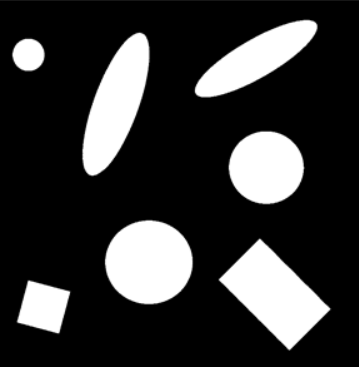
#> input picture data/images/binary_img.jpg, 359 x 367 px
$ jupyter execute --allow-errors 0407_Contour.ipynb   (older library calls are emulated)
#> lines starting #> are read from the running program, lines starting #| are printed output that depends on the picture; after the words box and inside, x2 and y2 are one past the last pixel; in counts of white or black regions, pixels touching at a corner belong together; long printed decimals are rounded
[cell 1]
import cv2
import numpy as np
import matplotlib.pyplot as plt

[cell 2]
path = './data/images/binary_img.jpg'

img = cv2.imread(path, cv2.IMREAD_GRAYSCALE)
#> img is the input picture: shape (367, 359); min 0, max 255, mean 54.4

ret, threshold = cv2.threshold(img, 120, 255, 0)
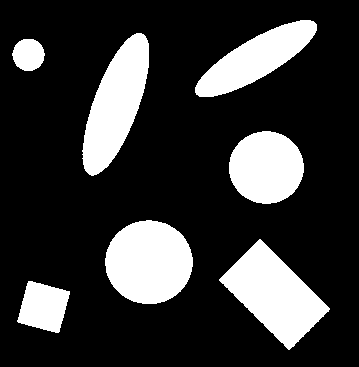
#> threshold: shape (367, 359); 21.4% white; 7 white regions
contours, hierarchy = cv2.findContours(threshold,
                                       cv2.RETR_LIST,
                                       cv2.CHAIN_APPROX_SIMPLE)
#> contours = 7 contours; box (x1, y1, x2, y2) and area: (219, 239, 330, 350) 5726, (105, 220, 193, 304) 5636, (82, 33, 149, 176) 5186, (229, 131, 304, 204) 4168, (195, 20, 317, 97) 4081, (17, 281, 70, 333) 1822, (12, 39, 45, 71) 772

[cell 3]
cnt = contours[0]
#> cnt = contour of 88 points, box (x1, y1, x2, y2) (17, 281, 70, 333), area 1822
M = cv2.moments(cnt)
#> M = moments, m00 1821.5, centre m10/m00, m01/m00 = (43.14, 306.5)
print(M)
#> (printed output is left out)

[cell 4]
cx = int(M['m10']/M['m00'])
#> cx = 43
cy = int(M['m01']/M['m00'])
#> cy = 306
print(cx, cy)   ## Central moment
#| 43 306

[cell 5]
perimeter = cv2.arcLength(contours[0], True)
#> perimeter = 180.8
print(perimeter)  ## contour의 둘레
#| 180.811

[cell 6]
app_rate = 0.05
epsilon = app_rate * cv2.arcLength(contours[0], True)
#> epsilon = 9.04
approx = cv2.approxPolyDP(contours[0],
                          epsilon,
                          True)
#> approx = [[28, 281], [17, 321], [58, 332], [69, 291]]

# plt.imshow(approx)
print(approx)
#| [[[ 28 281]]
#|  [[ 17 321]]
#|  [[ 58 332]]
#|  [[ 69 291]]]

[cell 7]
plt.figure()
plt.imshow(img, cmap='gray')
plt.scatter(*approx)
plt.show()
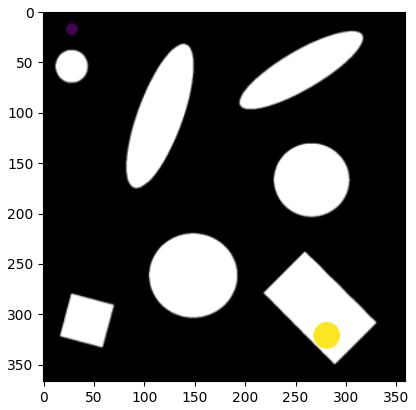
#> figure drawn by matplotlib, 1 panel

[cell 8]
img = np.zeros((64,64,1), np.uint8)
img = cv2.ellipse(img, (32,32), (15, 10), 30, 0,360, (255), -1)
img_d = img.copy()

contours, hierarchy = cv2.findContours( img_d,
                                      cv2.RETR_EXTERNAL,
                                      cv2.CHAIN_APPROX_SIMPLE)

x, y, w, h = cv2.boundingRect(contours[0])
(x,y) , (w,h), angle_of_rof = cv2.minAreaRect(contours[0])
print(f"x:{x}, y:{y}, w: {w}, h:{h}, angle:{angle_of_rof}")

rect = cv2.minAreaRect(contours[0])
box = cv2.boxPoints(rect)
box = np.int0(box)

img_c = cv2.cvtColor(img_d, cv2.COLOR_GRAY2BGR)
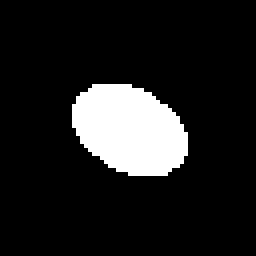
#> img_c: shape (64, 64, 3) (shown 4 times larger); 12.4% white; 1 white region, box (x1, y1, x2, y2) and area: (18, 21, 47, 44) 507
cv2.drawContours(img_c, [box], 0, (0,0,255), 1)
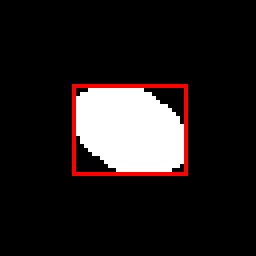
#> img_c: shape (64, 64, 3) (shown 4 times larger); 2.44% of pixels changed, all inside (x1, y1, x2, y2) = (18, 21, 47, 44)

plt.imshow(img_c[...,::-1])
plt.show()

$ run again, with data/bad_rect.png saved as data/images/binary_img.jpg
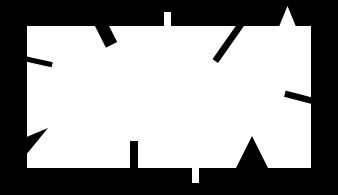
#> input picture data/bad_rect.png, 338 x 195 px
#> img is the input picture: shape (195, 338); min 0, max 255, mean 150.6
#> `ret, threshold = cv2.threshold(img, 120, 255, 0)`:
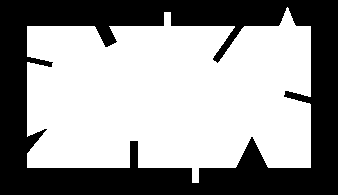
#> threshold: shape (195, 338); 59.1% white; 1 black region
#> contours = 1 contour; box (x1, y1, x2, y2) and area: (27, 7, 311, 183) 38325
#> cnt = contour of 297 points, box (x1, y1, x2, y2) (27, 7, 311, 183), area 38325
#> M = moments, m00 38325, centre m10/m00, m01/m00 = (168.6, 95.84)
#> (printed output is left out)
#> cx = 168
#> cy = 95
#| 168 95
#> perimeter = 1307.5
#| 1307.529
#> epsilon = 65.38
#> approx = [[310, 26], [27, 26], [27, 167], [310, 167]]
#| [[[310  26]]
#|  [[ 27  26]]
#|  [[ 27 167]]
#|  [[310 167]]]
#> `plt.show()`:
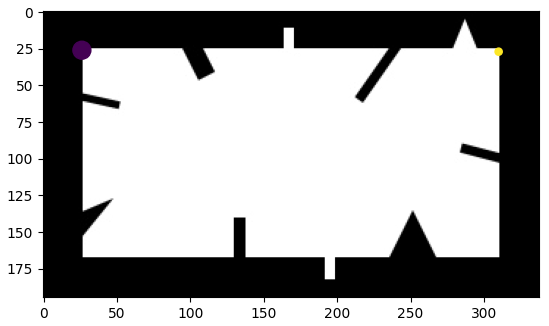
#> figure drawn by matplotlib, 1 panel
